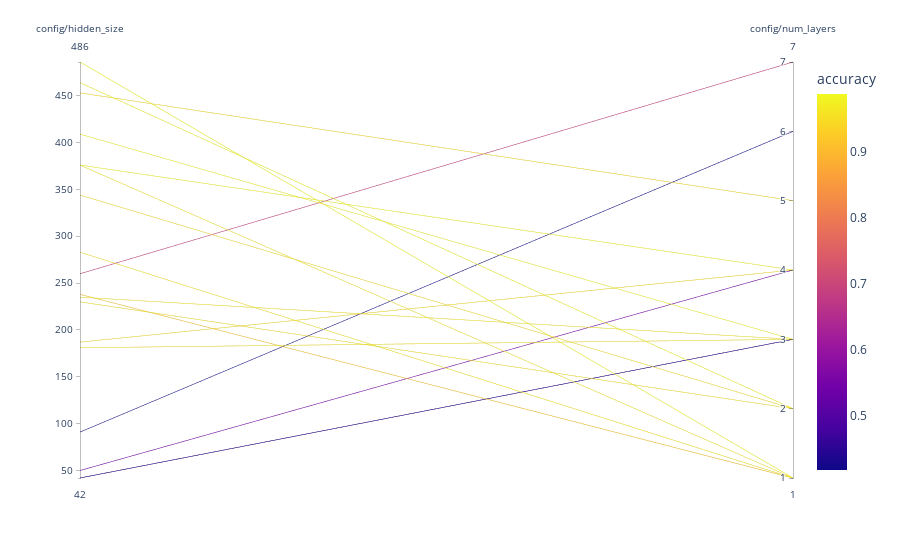

Here is the notebook cell this chart was saved with:
### Code cell
columns = ["config/hidden_size", "config/num_layers", "accuracy"]
visualize.parallel_plot(analysis, columns)

### Figure 1 — Plotly figure (JSON) as saved in the notebook; plotly's stock layout.template omitted (floating-point values rounded to 4 significant figures)
{"data": [{"dimensions": [{"label": "config/hidden_size", "values": [376, 260, 50, 181, 42, 235, 409, 486, 91, 230, 187, 376, 283, 238, 344, 42, 453, 464]}, {"label": "config/num_layers", "values": [1, 7, 4, 3, 3, 3, 3, 1, 6, 2, 4, 4, 1, 1, 2, 3, 5, 2]}], "domain": {"x": [0, 1], "y": [0, 1]}, "line": {"color": [0.9672, 0.6891, 0.5531, 0.9609, 0.4469, 0.9672, 0.9812, 0.9875, 0.4172, 0.9578, 0.95, 0.9828, 0.9641, 0.9141, 0.9547, 0.4531, 0.9484, 0.9812], "coloraxis": "coloraxis"}, "name": "", "type": "parcoords"}], "layout": {"coloraxis": {"colorbar": {"title": {"text": "accuracy"}}, "colorscale": [[0, "#0d0887"], [0.1111, "#46039f"], [0.2222, "#7201a8"], [0.3333, "#9c179e"], [0.4444, "#bd3786"], [0.5556, "#d8576b"], [0.6667, "#ed7953"], [0.7778, "#fb9f3a"], [0.8889, "#fdca26"], [1, "#f0f921"]]}, "legend": {"tracegroupgap": 0}, "margin": {"t": 60}}}
